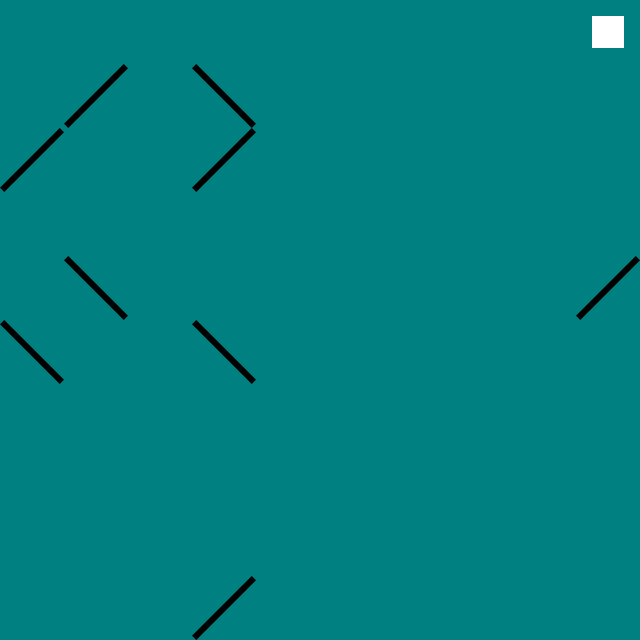

Tiled map render using the project's own tile images. Description and the whole map definition, tile-layer contents included, below:
An orthogonal 10x10 tile map with 64x64 px tiles, 2 tile layers (background, walls).

<map version="1.0" tiledversion="1.0.2" orientation="orthogonal" renderorder="right-down" width="10" height="10" tilewidth="64" tileheight="64" nextobjectid="1">
 <tileset firstgid="1" name="tiles" tilewidth="64" tileheight="64" tilecount="5" columns="0">
  <grid orientation="orthogonal" width="1" height="1" />
  <terraintypes>
   <terrain name="default" tile="0" />
  </terraintypes>
  <tile id="0">
   <image width="64" height="64" source="empty.png" />
  </tile>
  <tile id="2">
   <image width="64" height="64" source="wall1.png" />
  </tile>
  <tile id="3">
   <image width="64" height="64" source="wall2.png" />
  </tile>
  <tile id="4">
   <image width="64" height="64" source="player.png" />
  </tile>
  <tile id="5">
   <image width="64" height="64" source="end.png" />
  </tile>
 </tileset>
 <layer name="background" width="10" height="10">
  <data encoding="csv">
1,1,1,1,1,1,1,1,1,6,
1,1,1,1,1,1,1,1,1,1,
1,1,1,1,1,1,1,1,1,1,
1,1,1,1,1,1,1,1,1,1,
1,1,1,1,1,1,1,1,1,1,
1,1,1,1,1,1,1,1,1,1,
1,1,1,1,1,1,1,1,1,1,
1,1,1,1,1,1,1,1,1,1,
1,1,1,1,1,1,1,1,1,1,
1,1,1,1,1,1,1,1,1,1
</data>
 </layer>
 <layer name="walls" width="10" height="10">
  <data encoding="csv">
0,0,0,0,0,0,0,0,0,0,
0,4,0,3,0,0,0,0,0,0,
4,0,0,4,0,0,0,0,0,0,
0,0,0,0,0,0,0,0,0,0,
0,3,0,0,0,0,0,0,0,4,
3,0,0,3,0,0,0,0,0,0,
0,0,0,0,0,0,0,0,0,0,
0,0,0,0,0,0,0,0,0,0,
0,0,0,0,0,0,0,0,0,0,
0,0,0,4,0,0,0,0,0,0
</data>
 </layer>
</map>
